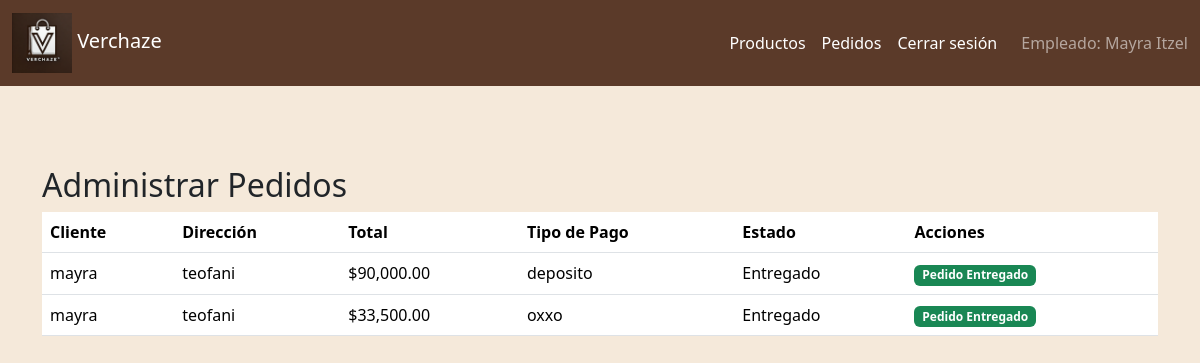
The page /tienda-bolsas-caras/ver_pedidos.php (signed in) on the database its author committed.
### tables this page shows
CREATE TABLE `pedidos` (
  `id` int(11) NOT NULL,
  `cliente_id` int(11) NOT NULL,
  `nombre` varchar(255) NOT NULL,
  `direccion` varchar(255) NOT NULL,
  `total` decimal(10,2) NOT NULL,
  `tipo_pago` varchar(50) NOT NULL,
  `created_at` timestamp NOT NULL DEFAULT current_timestamp(),
  `estado` varchar(50) DEFAULT 'En proceso',
  `fecha_recibido` timestamp NULL DEFAULT NULL
);

### tienda-bolsas-caras/ver_pedidos.php (the view, shortened to what this page needs)
<?php
include 'db_connection.php';
$sql = "SELECT id, nombre, direccion, total, tipo_pago, estado FROM pedidos";
$stmt = $pdo->prepare($sql);
$stmt->execute();
$pedidos = $stmt->fetchAll(PDO::FETCH_ASSOC);
?>
<!DOCTYPE html>
<html lang="es">
<head>
    <link href="https://cdn.jsdelivr.net/npm/bootstrap@5.3.3/dist/css/bootstrap.min.css" rel="stylesheet">
</head>
<body>
<nav class="navbar navbar-expand-lg navbar-dark">
    <div class="container-fluid">
        <a class="navbar-brand" href="admin.php">
            <img src="img/logo.jpg" alt="Verchaze Logo" style="width: 60px; height: 60px;"> Verchaze
        </a>
        <div class="collapse navbar-collapse" id="offcanvasNavbar">
            <ul class="navbar-nav ms-auto">
                <li class="nav-item">
                    <a class="nav-link" href="admin.php">Productos</a>
                </li>
                <li class="nav-item">
                    <a class="nav-link" href="ver_pedidos.php">Pedidos</a>
                </li>
                <li class="nav-item">
                    <a class="nav-link" href="logout.php">Cerrar sesión</a>
                </li>
            </ul>
            <span class="navbar-text ms-3">
                Empleado:
                <?php
                if (isset($_SESSION['empleado_nombre'])) {
                    echo htmlspecialchars($_SESSION['empleado_nombre']);
                } else {
                    echo "Invitado";
                }
                ?>
            </span>
        </div>
    </div>
</nav>
<div class="container">
    <h2>Administrar Pedidos</h2>
    <table class="table">
        <thead>
            <tr>
                <th>Cliente</th>
                <th>Dirección</th>
                <th>Total</th>
                <th>Tipo de Pago</th>
                <th>Estado</th>
                <th>Acciones</th>
            </tr>
        </thead>
        <tbody>
            <?php foreach ($pedidos as $pedido): ?>
                <tr>
                    <td><?php echo htmlspecialchars($pedido['nombre']); ?></td>
                    <td><?php echo htmlspecialchars($pedido['direccion']); ?></td>
                    <td>$<?php echo number_format($pedido['total'], 2); ?></td>
                    <td><?php echo htmlspecialchars($pedido['tipo_pago']); ?></td>
                    <td><?php echo htmlspecialchars($pedido['estado']); ?></td>
                    <td>
                        <?php if ($pedido['estado'] == 'En proceso'): ?>
                            <a href="actualizar_pedido.php?id=<?php echo $pedido['id']; ?>&estado=En camino" class="btn btn-primary">Marcar como En camino</a>
                        <?php elseif ($pedido['estado'] == 'En camino'): ?>
                            <span class="badge bg-warning">En camino</span>
                        <?php elseif ($pedido['estado'] == 'Entregado'): ?>
                            <span class="badge bg-success">Pedido Entregado</span>
                        <?php endif; ?>
                    </td>
                </tr>
            <?php endforeach; ?>
        </tbody>
    </table>
</div>
</body>
</html>

### tienda-bolsas-caras/ver_pedidos.php (style rules this page uses)
body { background-color: #f5e9da; }
.navbar { background-color: #5B3A29; }
.navbar-brand, .navbar-nav .nav-link { color: white !important; }
.container { margin-top: 80px; }

### rows shown on the page
pedidos: nombre "mayra", direccion "teofani", total "90,000.00", tipo_pago "deposito", estado "Entregado", shows "Pedido Entregado"
pedidos: nombre "mayra", direccion "teofani", total "33,500.00", tipo_pago "oxxo", estado "Entregado", shows "Pedido Entregado"

### other values the page prints
$_SESSION['empleado_nombre'] "Mayra Itzel"
